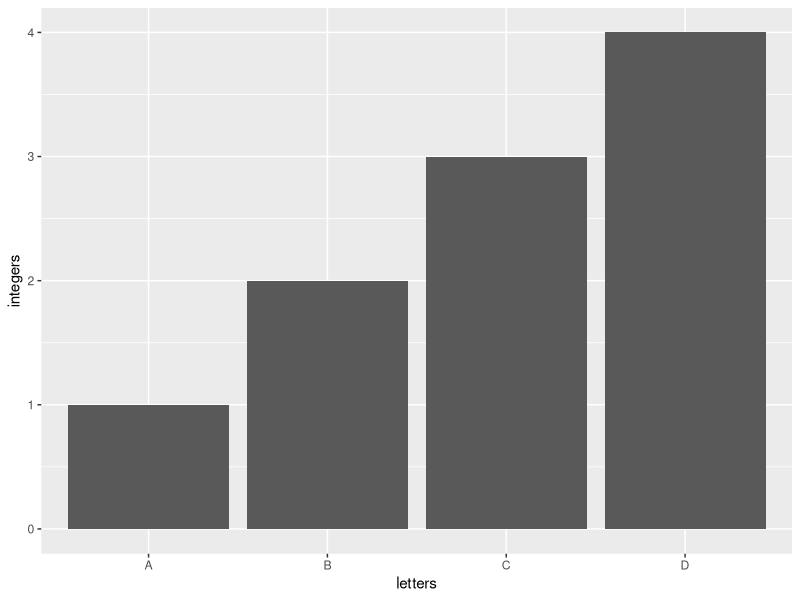
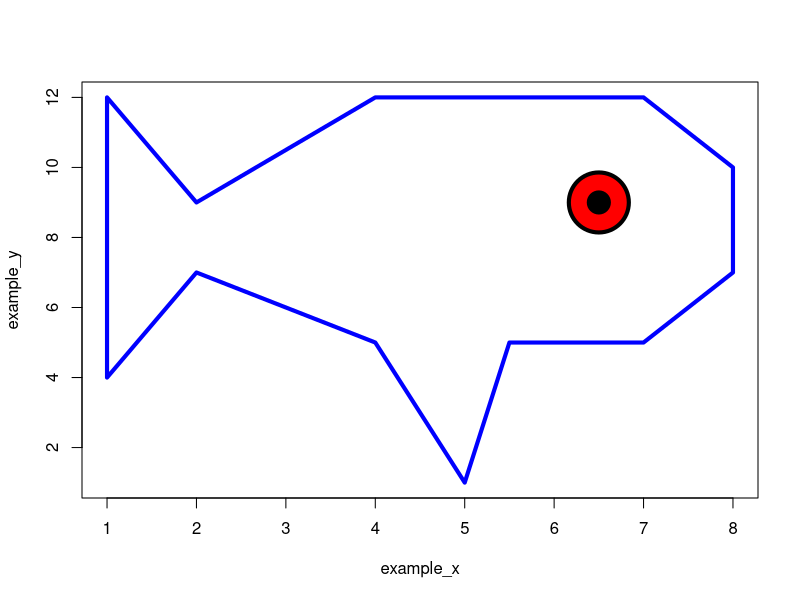

The R script that drew these images, in order:
## ---- chunk 1
knitr::opts_chunk$set(echo = TRUE)
## ---- chunk 2
2+2
a = 2 + 3
a
x = 4
y = 7
x + y
## ---- chunk 3
class(2)
class("hello")
class(list("I", "love", "sleep"))
class(list(2,5,3,9,1))

## ---- chunk 4
data.frame(letters = c("A", "B", "C", "D"), integers = c(1,2,3,4))

## ---- chunk 5
print("Hello world")
max(2,5,3,9,1)
min(2,5,3,9,1)

## ---- chunk 6
install.packages("dplyr")
library(dplyr)

df <- data.frame(letters = c("A", "B", "C", "D"), integers = c(1,2,3,4))
mutate(df, mutated_integers = integers * 2)
## ---- chunk 7
install.packages("ggplot2")
library(ggplot2)
ggplot(df, aes(x = letters, y = integers)) + 
  geom_col()
## ---- chunk 8
example_x <- c(1,1,2,4,5,6,7,8,8,7,6,5.5,5,4,4,4,2,1)
example_y <- c(4,12,9,12,12,12,12,10,7,5,5,5,1,5,5,5,7,4)
plot(x = example_x, y = example_y, type = "l", col = "blue", lwd = 4)
symbols(6.5,9, circles = 0.1, add = TRUE, bg = "red", lwd = 4, inches = 0.3)
symbols(6.5,9, circles = 0.1, add = TRUE, bg = "black", lwd = 4, inches = 0.1)
